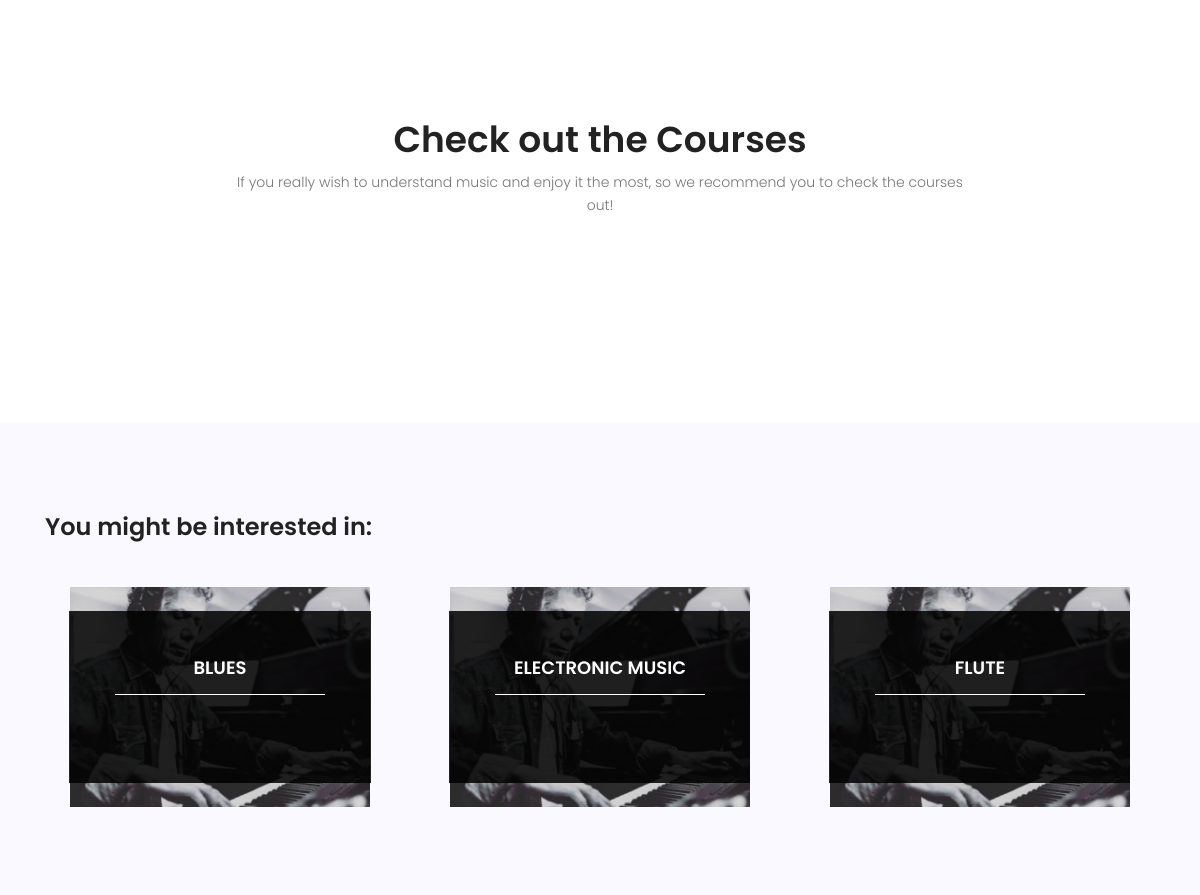
The app's page / (middle part), older data.
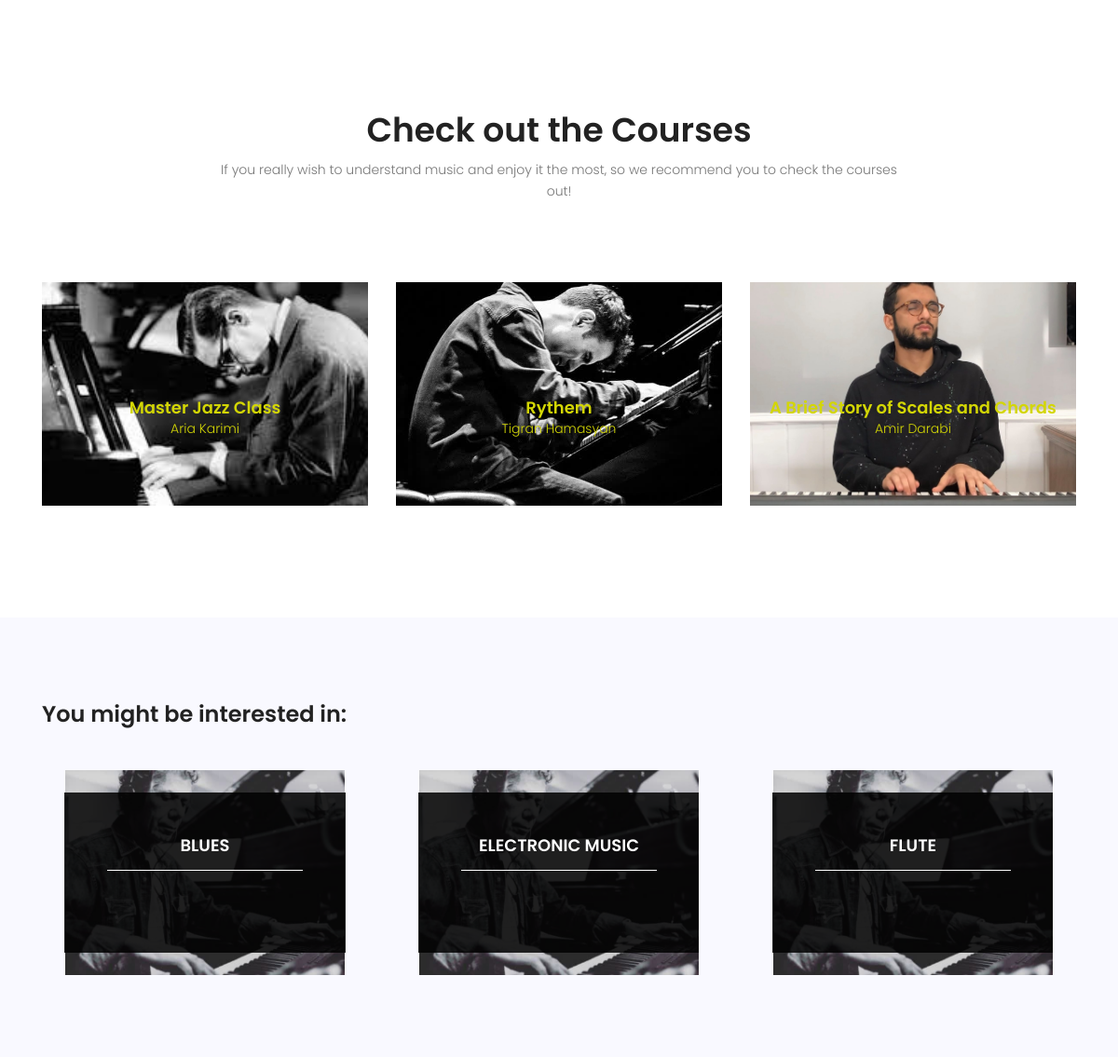
The same page, newer data.
### blog/models.py (models this page shows)
class Category(models.Model):
  name = models.CharField(max_length=255)
  image = models.ImageField(default='Chick_Corea.jpg')
  def __str__(self):
    return self.name

### website/models.py (models this page shows)
class Course(models.Model):
  image= models.ImageField(default='bill_evans2.jpg')
  name = models.CharField(max_length=255)
  duration = models.IntegerField()
  content = models.TextField()
  start_date = models.DateTimeField()
  end_date = models.DateTimeField()
  instructor = models.ForeignKey(Instructor, on_delete=models.CASCADE)
  started_or_not = models.BooleanField(default=False)
  price = models.IntegerField(default=0)
  enrolled_by = models.ManyToManyField(User, blank=True, related_name='user')

class Instructor(models.Model):
  first_name = models.CharField(max_length=200)
  last_name= models.CharField(max_length=200)
  main_instrument = models.ForeignKey(Category, on_delete=models.CASCADE)
  musical_biography = models.TextField()
  image = models.ImageField(default='Bill_Evans')
  def __str__(self):
    return f'{self.first_name} {self.last_name} '

### website/views.py (the view)
# urls.py: path('', views.index_view, name='index'),
def index_view(request):
  courses = Course.objects.all()
  return render(request, 'website/index.html', {
    'courses':courses
  })

### blog/templatetags/blog_tags.py (called while the page is built)
@register.inclusion_tag('website/latest_posts.html')
def latest_posts():
  posts = Post.objects.filter(approved=True)[:5]
  return {
    'posts':posts
  }

@register.inclusion_tag('blog/random_categories.html')
def top_categories():
     categories = list(Category.objects.all())
     random.shuffle(categories)
     random_categories = categories[:3]
     return {
      'random_categories':random_categories
    }

### templates/website/index.html (shortened to what this page needs)
{% extends 'base.html' %}
{% load static %}
{% load blog_tags %}
  {% block content %}
			<section class="popular-destination-area section-gap">
				<div class="container">
		            <div class="row d-flex justify-content-center">
		                <div class="menu-content pb-70 col-lg-8">
		                    <div class="title text-center">
		                        <h1 class="mb-10">Check out the Courses</h1>
		                        <p>If you really wish to understand music and enjoy it the most, so we recommend you to check the courses out!</p>
		                    </div>
		                </div>
		            </div>
					<div class="row">
						{% for course in courses %}
						<div class="col-lg-4">
							<div class="single-destination relative">
								<div class="thumb relative">
									<img class="img-fluid" src="{{course.image.url}}" alt="">
								</div>
								<div class="desc">
									<h4 style="color:rgb(211, 214, 5)">{{course.name}}</h4>
									<p style="color:rgb(211, 214, 5)">{{course.instructor}}</p>
								</div>
							</div>
						</div>
						{% endfor %}
					</div>
				</div>
			</section>
			<section class="top-category-widget-area pt-90 pb-90 ">
				<div class="container">
					<h3>You might be interested in:</h3>
					<br>
					<br>
					<div class="row">
					{% top_categories %}
					</div>
				</div>
			</section>
  {% endblock %}

### templates/base.html (shortened to what this page needs)
{% load static %}
<!DOCTYPE html>
<html lang="zxx" class="no-js">
<head>
    <link rel="stylesheet" href="{% static 'css/linearicons.css' %}">
    <link rel="stylesheet" href="{% static 'css/font-awesome.min.css' %}">
    <link rel="stylesheet" href="{% static 'css/bootstrap.css' %}">
    <link rel="stylesheet" href="{% static 'css/magnific-popup.css' %}">
    <link rel="stylesheet" href="{% static 'css/jquery-ui.css' %}">
    <link rel="stylesheet" href="{% static 'css/nice-select.css' %}">
    <link rel="stylesheet" href="{% static 'css/animate.min.css' %}">
    <link rel="stylesheet" href="{% static 'css/owl.carousel.css' %}">
    <link rel="stylesheet" href="{% static 'css/main.css' %}">
  </head>
  <body>
    {% block content %}
    {% endblock %}
		</body>
	</html>

### templates/blog/random_categories.html
{% load static %}
{% load blog_tags %}
{% for cat in random_categories %}
    <div class="col-lg-4">
      <div class="single-cat-widget">
        <div class="content relative">
          <div class="overlay overlay-bg"></div>
          <a href="{% url 'blog:category' cat_name=cat  %}" target="_blank">
            <div class="thumb">
              <img class="content-image img-fluid d-block mx-auto" src="{{cat.image.url}}"
                alt="">
            </div>
            <div class="content-details">
              <h4 class="content-title mx-auto text-uppercase">{{cat.name}}</h4>
              <span></span>
            </div>
          </a>
        </div>
      </div>
</div>
{% endfor %}

### templates/website/latest_posts.html (shortened to what this page needs)
{% load static %}
{% load blog_tags %}
{% load humanize %}

### statics/css/main.css (style rules this page uses)
body { color: #777777; font-family: "Poppins", sans-serif; font-size: 14px; font-weight: 300; line-height: 1.625em; position: relative; }
a { -webkit-transition: all 0.3s ease 0s; -moz-transition: all 0.3s ease 0s; -o-transition: all 0.3s ease 0s; transition: all 0.3s ease 0s; }
a, a:focus, a:hover { text-decoration: none; outline: 0; }
h1, h2, h3, h4, h5, h6 { font-family: "Poppins", sans-serif; color: #222222; line-height: 1.2em !important; margin-bottom: 0; margin-top: 0; font-weight: 600; }
h1, .h1 { font-size: 36px; }
h3, .h3 { font-size: 24px; }
h4, .h4 { font-size: 18px; }
.mb-10 { margin-bottom: 10px; }
.pt-90 { padding-top: 90px; }
.pb-70 { padding-bottom: 70px; }
.pb-90 { padding-bottom: 90px; }
.text-center { text-align: center; }
.relative { position: relative; }
.overlay { position: absolute; left: 0; right: 0; top: 0; bottom: 0; }
h1 { font-size: 36px; }
h3 { font-size: 24px; }
h4 { font-size: 18px; }
h1, h2, h3, h4, h5, h6 { line-height: 1.5em; }
.section-gap { padding: 120px 0; }
.single-destination { -webkit-transition: all 0.3s ease 0s; -moz-transition: all 0.3s ease 0s; -o-transition: all 0.3s ease 0s; transition: all 0.3s ease 0s; }
.single-destination .thumb { position: relative; }
.single-destination .thumb img { width:400px ; height: 240px; object-fit: cover; }
.single-destination .desc { text-align: center; position: absolute; width: 100%; left: 50%; top: 50%; transform: translate(-50%, -50%); }
.single-destination .desc h4 { color: #fff; }
.single-destination .desc p { color: #fff; font-size: 14px; font-weight: 300; margin-bottom: 0px; }
.top-category-widget-area { background-color: #f9f9ff; }
.top-category-widget-area .single-cat-widget { position: relative; text-align: center; }
.top-category-widget-area .single-cat-widget .overlay-bg { background: rgba(0, 0, 0, 0.85); margin: 7%; -webkit-transition: all 0.3s ease 0s; -moz-transition: all 0.3s ease 0s; -o-transition: all 0.3s ease 0s; transition: all 0.3s ease 0s; }
.top-category-widget-area .single-cat-widget img { width: 300px; height: 220px; object-fit: cover; }
.top-category-widget-area .single-cat-widget .content-details { top: 32%; left: 0; right: 0; margin-left: auto; margin-right: auto; color: #fff; bottom: 0px; position: absolute; }
.top-category-widget-area .single-cat-widget .content-details h4 { color: #fff; }
.top-category-widget-area .single-cat-widget .content-details span { display: inline-block; background: #fff; width: 60%; height: 1%; }

Row changes from the older to the newer data that the page shows:
added Course: image (picture), name "Master Jazz Class", instructor "Aria Karimi"
added Course: image (picture), name "Rythem", instructor "Tigran Hamasyan"
added Course: image (picture), name "A Brief Story of Scales and Chords", instructor "Amir Darabi"
